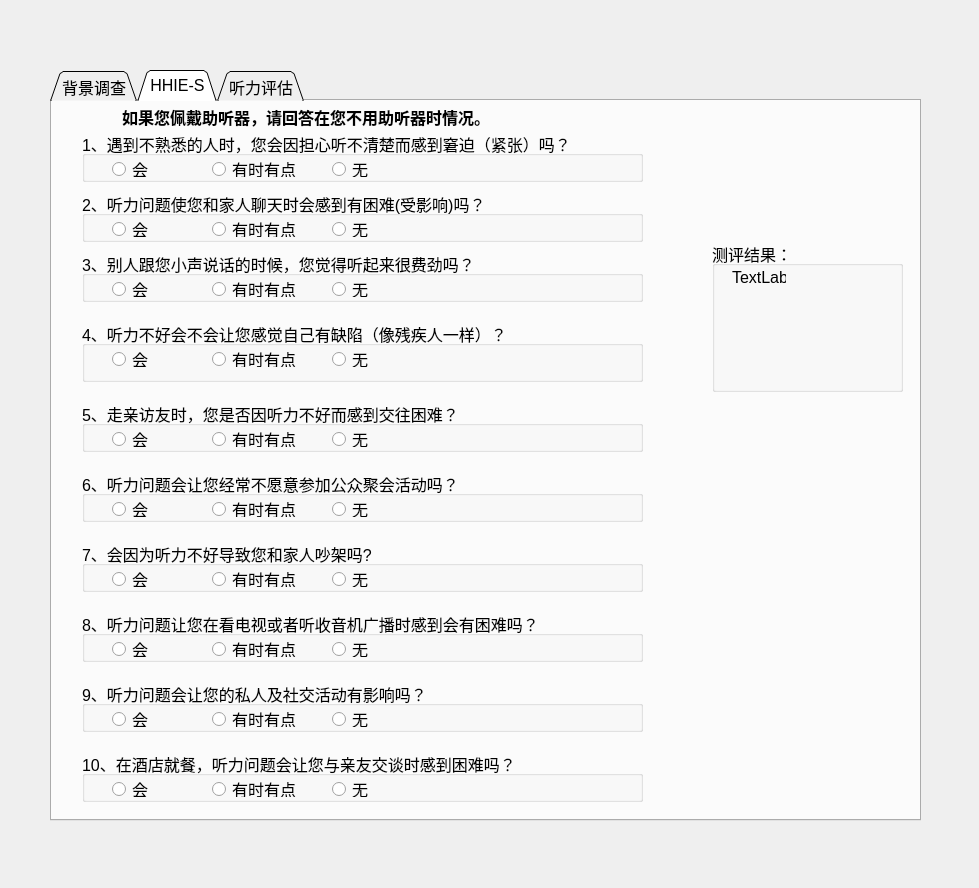
<?xml version="1.0" encoding="UTF-8"?>
<ui version="4.0">
 <class>Form</class>
 <widget class="QWidget" name="Form">
  <property name="geometry">
   <rect>
    <x>0</x>
    <y>0</y>
    <width>979</width>
    <height>888</height>
   </rect>
  </property>
  <property name="windowTitle">
   <string>Form</string>
  </property>
  <widget class="QTabWidget" name="tabWidget">
   <property name="geometry">
    <rect>
     <x>50</x>
     <y>70</y>
     <width>871</width>
     <height>751</height>
    </rect>
   </property>
   <property name="font">
    <font>
     <pointsize>12</pointsize>
     <kerning>true</kerning>
    </font>
   </property>
   <property name="mouseTracking">
    <bool>false</bool>
   </property>
   <property name="tabPosition">
    <enum>QTabWidget::North</enum>
   </property>
   <property name="tabShape">
    <enum>QTabWidget::Triangular</enum>
   </property>
   <property name="currentIndex">
    <number>1</number>
   </property>
   <property name="iconSize">
    <size>
     <width>16</width>
     <height>16</height>
    </size>
   </property>
   <widget class="QWidget" name="widget_2">
    <property name="font">
     <font>
      <pointsize>9</pointsize>
      <kerning>true</kerning>
     </font>
    </property>
    <property name="mouseTracking">
     <bool>true</bool>
    </property>
    <attribute name="title">
     <string>背景调查</string>
    </attribute>
    <widget class="QGroupBox" name="groupBox_2">
     <property name="geometry">
      <rect>
       <x>0</x>
       <y>20</y>
       <width>681</width>
       <height>641</height>
      </rect>
     </property>
     <property name="font">
      <font>
       <pointsize>13</pointsize>
      </font>
     </property>
     <property name="title">
      <string>老年人听力障碍调查表（HHIE）</string>
     </property>
     <widget class="QGroupBox" name="groupBox_3">
      <property name="geometry">
       <rect>
        <x>20</x>
        <y>50</y>
        <width>211</width>
        <height>58</height>
       </rect>
      </property>
      <property name="title">
       <string>居住地：</string>
      </property>
      <widget class="QRadioButton" name="radioButton">
       <property name="geometry">
        <rect>
         <x>10</x>
         <y>27</y>
         <width>57</width>
         <height>21</height>
        </rect>
       </property>
       <property name="text">
        <string>北京</string>
       </property>
      </widget>
      <widget class="QRadioButton" name="radioButton_2">
       <property name="geometry">
        <rect>
         <x>109</x>
         <y>27</y>
         <width>57</width>
         <height>21</height>
        </rect>
       </property>
       <property name="text">
        <string>外地</string>
       </property>
      </widget>
     </widget>
     <widget class="QGroupBox" name="groupBox_5">
      <property name="geometry">
       <rect>
        <x>360</x>
        <y>130</y>
        <width>241</width>
        <height>85</height>
       </rect>
      </property>
      <property name="title">
       <string>文化程度</string>
      </property>
      <layout class="QGridLayout" name="gridLayout_2">
       <item row="1" column="1">
        <widget class="QRadioButton" name="radioButton_9">
         <property name="text">
          <string>中专及以上</string>
         </property>
        </widget>
       </item>
       <item row="0" column="1">
        <widget class="QRadioButton" name="radioButton_8">
         <property name="text">
          <string>初中</string>
         </property>
        </widget>
       </item>
       <item row="1" column="0">
        <widget class="QRadioButton" name="radioButton_10">
         <property name="text">
          <string>高中</string>
         </property>
        </widget>
       </item>
       <item row="0" column="0">
        <widget class="QRadioButton" name="radioButton_7">
         <property name="text">
          <string>小学</string>
         </property>
        </widget>
       </item>
      </layout>
     </widget>
     <widget class="QGroupBox" name="groupBox_6">
      <property name="geometry">
       <rect>
        <x>20</x>
        <y>130</y>
        <width>211</width>
        <height>85</height>
       </rect>
      </property>
      <property name="title">
       <string>婚姻状况</string>
      </property>
      <widget class="QRadioButton" name="radioButton_11">
       <property name="geometry">
        <rect>
         <x>10</x>
         <y>27</y>
         <width>91</width>
         <height>21</height>
        </rect>
       </property>
       <property name="text">
        <string>配偶健在</string>
       </property>
      </widget>
      <widget class="QRadioButton" name="radioButton_12">
       <property name="geometry">
        <rect>
         <x>10</x>
         <y>54</y>
         <width>57</width>
         <height>21</height>
        </rect>
       </property>
       <property name="text">
        <string>丧偶</string>
       </property>
      </widget>
      <widget class="QRadioButton" name="radioButton_13">
       <property name="geometry">
        <rect>
         <x>110</x>
         <y>27</y>
         <width>57</width>
         <height>21</height>
        </rect>
       </property>
       <property name="text">
        <string>离异</string>
       </property>
      </widget>
     </widget>
     <widget class="QGroupBox" name="groupBox_7">
      <property name="geometry">
       <rect>
        <x>360</x>
        <y>50</y>
        <width>241</width>
        <height>58</height>
       </rect>
      </property>
      <property name="title">
       <string>居住状况</string>
      </property>
      <layout class="QGridLayout" name="gridLayout_4">
       <item row="0" column="0">
        <widget class="QRadioButton" name="radioButton_15">
         <property name="text">
          <string>独居</string>
         </property>
        </widget>
       </item>
       <item row="0" column="1">
        <widget class="QRadioButton" name="radioButton_17">
         <property name="text">
          <string>与子女同住</string>
         </property>
        </widget>
       </item>
      </layout>
     </widget>
     <widget class="QGroupBox" name="groupBox_8">
      <property name="geometry">
       <rect>
        <x>20</x>
        <y>240</y>
        <width>211</width>
        <height>58</height>
       </rect>
      </property>
      <property name="title">
       <string>是否有长期吸烟史</string>
      </property>
      <widget class="QRadioButton" name="radioButton_14">
       <property name="geometry">
        <rect>
         <x>10</x>
         <y>27</y>
         <width>40</width>
         <height>21</height>
        </rect>
       </property>
       <property name="text">
        <string>是</string>
       </property>
      </widget>
      <widget class="QRadioButton" name="radioButton_18">
       <property name="geometry">
        <rect>
         <x>110</x>
         <y>27</y>
         <width>40</width>
         <height>21</height>
        </rect>
       </property>
       <property name="text">
        <string>否</string>
       </property>
      </widget>
     </widget>
     <widget class="QGroupBox" name="groupBox_9">
      <property name="geometry">
       <rect>
        <x>360</x>
        <y>240</y>
        <width>241</width>
        <height>58</height>
       </rect>
      </property>
      <property name="title">
       <string>是否有长期饮酒史</string>
      </property>
      <widget class="QRadioButton" name="radioButton_20">
       <property name="geometry">
        <rect>
         <x>10</x>
         <y>27</y>
         <width>40</width>
         <height>21</height>
        </rect>
       </property>
       <property name="text">
        <string>是</string>
       </property>
      </widget>
      <widget class="QRadioButton" name="radioButton_22">
       <property name="geometry">
        <rect>
         <x>120</x>
         <y>27</y>
         <width>40</width>
         <height>21</height>
        </rect>
       </property>
       <property name="text">
        <string>否</string>
       </property>
      </widget>
     </widget>
     <widget class="QGroupBox" name="groupBox_10">
      <property name="geometry">
       <rect>
        <x>20</x>
        <y>330</y>
        <width>211</width>
        <height>58</height>
       </rect>
      </property>
      <property name="title">
       <string>家族是否有遗传性耳聋史</string>
      </property>
      <widget class="QRadioButton" name="radioButton_24">
       <property name="geometry">
        <rect>
         <x>10</x>
         <y>27</y>
         <width>40</width>
         <height>21</height>
        </rect>
       </property>
       <property name="text">
        <string>是</string>
       </property>
      </widget>
      <widget class="QRadioButton" name="radioButton_25">
       <property name="geometry">
        <rect>
         <x>110</x>
         <y>20</y>
         <width>40</width>
         <height>21</height>
        </rect>
       </property>
       <property name="text">
        <string>否</string>
       </property>
      </widget>
     </widget>
     <widget class="QGroupBox" name="groupBox_11">
      <property name="geometry">
       <rect>
        <x>360</x>
        <y>330</y>
        <width>241</width>
        <height>58</height>
       </rect>
      </property>
      <property name="title">
       <string>是否有长时间噪声接触史</string>
      </property>
      <widget class="QRadioButton" name="radioButton_26">
       <property name="geometry">
        <rect>
         <x>10</x>
         <y>27</y>
         <width>40</width>
         <height>21</height>
        </rect>
       </property>
       <property name="text">
        <string>是</string>
       </property>
      </widget>
      <widget class="QRadioButton" name="radioButton_27">
       <property name="geometry">
        <rect>
         <x>120</x>
         <y>27</y>
         <width>40</width>
         <height>21</height>
        </rect>
       </property>
       <property name="text">
        <string>否</string>
       </property>
      </widget>
     </widget>
     <widget class="QGroupBox" name="groupBox_12">
      <property name="geometry">
       <rect>
        <x>20</x>
        <y>420</y>
        <width>581</width>
        <height>58</height>
       </rect>
      </property>
      <property name="title">
       <string>是否使用过耳毒性药物（如庆大霉素，链霉素等）</string>
      </property>
      <widget class="QRadioButton" name="radioButton_28">
       <property name="geometry">
        <rect>
         <x>10</x>
         <y>27</y>
         <width>40</width>
         <height>21</height>
        </rect>
       </property>
       <property name="text">
        <string>是</string>
       </property>
      </widget>
      <widget class="QRadioButton" name="radioButton_29">
       <property name="geometry">
        <rect>
         <x>110</x>
         <y>27</y>
         <width>40</width>
         <height>21</height>
        </rect>
       </property>
       <property name="text">
        <string>否</string>
       </property>
      </widget>
     </widget>
     <widget class="QGroupBox" name="groupBox_13">
      <property name="geometry">
       <rect>
        <x>20</x>
        <y>510</y>
        <width>581</width>
        <height>58</height>
       </rect>
      </property>
      <property name="title">
       <string>是否有以下慢性病（可多选）</string>
      </property>
      <layout class="QHBoxLayout" name="horizontalLayout">
       <item>
        <widget class="QCheckBox" name="checkBox">
         <property name="text">
          <string>高血压</string>
         </property>
        </widget>
       </item>
       <item>
        <widget class="QCheckBox" name="checkBox_2">
         <property name="text">
          <string>高血脂</string>
         </property>
        </widget>
       </item>
       <item>
        <widget class="QCheckBox" name="checkBox_3">
         <property name="text">
          <string>糖尿病</string>
         </property>
        </widget>
       </item>
       <item>
        <widget class="QCheckBox" name="checkBox_4">
         <property name="text">
          <string>肿瘤</string>
         </property>
        </widget>
       </item>
       <item>
        <widget class="QCheckBox" name="checkBox_5">
         <property name="text">
          <string>心脑血管疾病</string>
         </property>
        </widget>
       </item>
      </layout>
     </widget>
    </widget>
   </widget>
   <widget class="QWidget" name="tab">
    <attribute name="title">
     <string>HHIE-S</string>
    </attribute>
    <widget class="QLabel" name="label_3">
     <property name="geometry">
      <rect>
       <x>70</x>
       <y>0</y>
       <width>441</width>
       <height>31</height>
      </rect>
     </property>
     <property name="font">
      <font>
       <pointsize>12</pointsize>
       <weight>75</weight>
       <bold>true</bold>
       <kerning>true</kerning>
      </font>
     </property>
     <property name="text">
      <string>如果您佩戴助听器，请回答在您不用助听器时情况。</string>
     </property>
     <property name="textFormat">
      <enum>Qt::AutoText</enum>
     </property>
    </widget>
    <widget class="QGroupBox" name="groupBox_14">
     <property name="geometry">
      <rect>
       <x>30</x>
       <y>30</y>
       <width>561</width>
       <height>51</height>
      </rect>
     </property>
     <property name="title">
      <string>1、遇到不熟悉的人时，您会因担心听不清楚而感到窘迫（紧张）吗？</string>
     </property>
     <widget class="QRadioButton" name="radioButton_30">
      <property name="geometry">
       <rect>
        <x>30</x>
        <y>30</y>
        <width>89</width>
        <height>16</height>
       </rect>
      </property>
      <property name="text">
       <string>会</string>
      </property>
     </widget>
     <widget class="QRadioButton" name="radioButton_31">
      <property name="geometry">
       <rect>
        <x>130</x>
        <y>30</y>
        <width>89</width>
        <height>16</height>
       </rect>
      </property>
      <property name="text">
       <string>有时有点</string>
      </property>
     </widget>
     <widget class="QRadioButton" name="radioButton_32">
      <property name="geometry">
       <rect>
        <x>250</x>
        <y>30</y>
        <width>89</width>
        <height>16</height>
       </rect>
      </property>
      <property name="text">
       <string>无</string>
      </property>
     </widget>
    </widget>
    <widget class="QGroupBox" name="groupBox_15">
     <property name="geometry">
      <rect>
       <x>30</x>
       <y>90</y>
       <width>561</width>
       <height>51</height>
      </rect>
     </property>
     <property name="title">
      <string>2、听力问题使您和家人聊天时会感到有困难(受影响)吗？</string>
     </property>
     <widget class="QRadioButton" name="radioButton_33">
      <property name="geometry">
       <rect>
        <x>30</x>
        <y>30</y>
        <width>89</width>
        <height>16</height>
       </rect>
      </property>
      <property name="text">
       <string>会</string>
      </property>
     </widget>
     <widget class="QRadioButton" name="radioButton_34">
      <property name="geometry">
       <rect>
        <x>130</x>
        <y>30</y>
        <width>89</width>
        <height>16</height>
       </rect>
      </property>
      <property name="text">
       <string>有时有点</string>
      </property>
     </widget>
     <widget class="QRadioButton" name="radioButton_35">
      <property name="geometry">
       <rect>
        <x>250</x>
        <y>30</y>
        <width>89</width>
        <height>16</height>
       </rect>
      </property>
      <property name="text">
       <string>无</string>
      </property>
     </widget>
    </widget>
    <widget class="QGroupBox" name="groupBox_16">
     <property name="geometry">
      <rect>
       <x>30</x>
       <y>150</y>
       <width>561</width>
       <height>51</height>
      </rect>
     </property>
     <property name="title">
      <string>3、别人跟您小声说话的时候，您觉得听起来很费劲吗？</string>
     </property>
     <widget class="QRadioButton" name="radioButton_36">
      <property name="geometry">
       <rect>
        <x>30</x>
        <y>30</y>
        <width>89</width>
        <height>16</height>
       </rect>
      </property>
      <property name="text">
       <string>会</string>
      </property>
     </widget>
     <widget class="QRadioButton" name="radioButton_37">
      <property name="geometry">
       <rect>
        <x>130</x>
        <y>30</y>
        <width>89</width>
        <height>16</height>
       </rect>
      </property>
      <property name="text">
       <string>有时有点</string>
      </property>
     </widget>
     <widget class="QRadioButton" name="radioButton_38">
      <property name="geometry">
       <rect>
        <x>250</x>
        <y>30</y>
        <width>89</width>
        <height>16</height>
       </rect>
      </property>
      <property name="text">
       <string>无</string>
      </property>
     </widget>
    </widget>
    <widget class="QGroupBox" name="groupBox_18">
     <property name="geometry">
      <rect>
       <x>30</x>
       <y>220</y>
       <width>561</width>
       <height>61</height>
      </rect>
     </property>
     <property name="title">
      <string>4、听力不好会不会让您感觉自己有缺陷（像残疾人一样）？</string>
     </property>
     <widget class="QRadioButton" name="radioButton_42">
      <property name="geometry">
       <rect>
        <x>30</x>
        <y>30</y>
        <width>89</width>
        <height>16</height>
       </rect>
      </property>
      <property name="text">
       <string>会</string>
      </property>
     </widget>
     <widget class="QRadioButton" name="radioButton_43">
      <property name="geometry">
       <rect>
        <x>130</x>
        <y>30</y>
        <width>89</width>
        <height>16</height>
       </rect>
      </property>
      <property name="text">
       <string>有时有点</string>
      </property>
     </widget>
     <widget class="QRadioButton" name="radioButton_44">
      <property name="geometry">
       <rect>
        <x>250</x>
        <y>30</y>
        <width>89</width>
        <height>16</height>
       </rect>
      </property>
      <property name="text">
       <string>无</string>
      </property>
     </widget>
    </widget>
    <widget class="QGroupBox" name="groupBox_20">
     <property name="geometry">
      <rect>
       <x>30</x>
       <y>300</y>
       <width>561</width>
       <height>51</height>
      </rect>
     </property>
     <property name="title">
      <string>5、走亲访友时，您是否因听力不好而感到交往困难？</string>
     </property>
     <widget class="QRadioButton" name="radioButton_48">
      <property name="geometry">
       <rect>
        <x>30</x>
        <y>30</y>
        <width>89</width>
        <height>16</height>
       </rect>
      </property>
      <property name="text">
       <string>会</string>
      </property>
     </widget>
     <widget class="QRadioButton" name="radioButton_49">
      <property name="geometry">
       <rect>
        <x>130</x>
        <y>30</y>
        <width>89</width>
        <height>16</height>
       </rect>
      </property>
      <property name="text">
       <string>有时有点</string>
      </property>
     </widget>
     <widget class="QRadioButton" name="radioButton_50">
      <property name="geometry">
       <rect>
        <x>250</x>
        <y>30</y>
        <width>89</width>
        <height>16</height>
       </rect>
      </property>
      <property name="text">
       <string>无</string>
      </property>
     </widget>
    </widget>
    <widget class="QGroupBox" name="groupBox_21">
     <property name="geometry">
      <rect>
       <x>30</x>
       <y>370</y>
       <width>561</width>
       <height>51</height>
      </rect>
     </property>
     <property name="title">
      <string>6、听力问题会让您经常不愿意参加公众聚会活动吗？</string>
     </property>
     <widget class="QRadioButton" name="radioButton_51">
      <property name="geometry">
       <rect>
        <x>30</x>
        <y>30</y>
        <width>89</width>
        <height>16</height>
       </rect>
      </property>
      <property name="text">
       <string>会</string>
      </property>
     </widget>
     <widget class="QRadioButton" name="radioButton_52">
      <property name="geometry">
       <rect>
        <x>130</x>
        <y>30</y>
        <width>89</width>
        <height>16</height>
       </rect>
      </property>
      <property name="text">
       <string>有时有点</string>
      </property>
     </widget>
     <widget class="QRadioButton" name="radioButton_53">
      <property name="geometry">
       <rect>
        <x>250</x>
        <y>30</y>
        <width>89</width>
        <height>16</height>
       </rect>
      </property>
      <property name="text">
       <string>无</string>
      </property>
     </widget>
    </widget>
    <widget class="QGroupBox" name="groupBox_22">
     <property name="geometry">
      <rect>
       <x>30</x>
       <y>440</y>
       <width>561</width>
       <height>51</height>
      </rect>
     </property>
     <property name="title">
      <string>7、会因为听力不好导致您和家人吵架吗?</string>
     </property>
     <widget class="QRadioButton" name="radioButton_54">
      <property name="geometry">
       <rect>
        <x>30</x>
        <y>30</y>
        <width>89</width>
        <height>16</height>
       </rect>
      </property>
      <property name="text">
       <string>会</string>
      </property>
     </widget>
     <widget class="QRadioButton" name="radioButton_55">
      <property name="geometry">
       <rect>
        <x>130</x>
        <y>30</y>
        <width>89</width>
        <height>16</height>
       </rect>
      </property>
      <property name="text">
       <string>有时有点</string>
      </property>
     </widget>
     <widget class="QRadioButton" name="radioButton_56">
      <property name="geometry">
       <rect>
        <x>250</x>
        <y>30</y>
        <width>89</width>
        <height>16</height>
       </rect>
      </property>
      <property name="text">
       <string>无</string>
      </property>
     </widget>
    </widget>
    <widget class="QGroupBox" name="groupBox_23">
     <property name="geometry">
      <rect>
       <x>30</x>
       <y>510</y>
       <width>561</width>
       <height>51</height>
      </rect>
     </property>
     <property name="title">
      <string>8、听力问题让您在看电视或者听收音机广播时感到会有困难吗？</string>
     </property>
     <widget class="QRadioButton" name="radioButton_57">
      <property name="geometry">
       <rect>
        <x>30</x>
        <y>30</y>
        <width>89</width>
        <height>16</height>
       </rect>
      </property>
      <property name="text">
       <string>会</string>
      </property>
     </widget>
     <widget class="QRadioButton" name="radioButton_58">
      <property name="geometry">
       <rect>
        <x>130</x>
        <y>30</y>
        <width>89</width>
        <height>16</height>
       </rect>
      </property>
      <property name="text">
       <string>有时有点</string>
      </property>
     </widget>
     <widget class="QRadioButton" name="radioButton_59">
      <property name="geometry">
       <rect>
        <x>250</x>
        <y>30</y>
        <width>89</width>
        <height>16</height>
       </rect>
      </property>
      <property name="text">
       <string>无</string>
      </property>
     </widget>
    </widget>
    <widget class="QGroupBox" name="groupBox_24">
     <property name="geometry">
      <rect>
       <x>30</x>
       <y>580</y>
       <width>561</width>
       <height>51</height>
      </rect>
     </property>
     <property name="title">
      <string>9、听力问题会让您的私人及社交活动有影响吗？</string>
     </property>
     <widget class="QRadioButton" name="radioButton_60">
      <property name="geometry">
       <rect>
        <x>30</x>
        <y>30</y>
        <width>89</width>
        <height>16</height>
       </rect>
      </property>
      <property name="text">
       <string>会</string>
      </property>
     </widget>
     <widget class="QRadioButton" name="radioButton_61">
      <property name="geometry">
       <rect>
        <x>130</x>
        <y>30</y>
        <width>89</width>
        <height>16</height>
       </rect>
      </property>
      <property name="text">
       <string>有时有点</string>
      </property>
     </widget>
     <widget class="QRadioButton" name="radioButton_62">
      <property name="geometry">
       <rect>
        <x>250</x>
        <y>30</y>
        <width>89</width>
        <height>16</height>
       </rect>
      </property>
      <property name="text">
       <string>无</string>
      </property>
     </widget>
    </widget>
    <widget class="QGroupBox" name="groupBox_25">
     <property name="geometry">
      <rect>
       <x>30</x>
       <y>650</y>
       <width>561</width>
       <height>51</height>
      </rect>
     </property>
     <property name="title">
      <string>10、在酒店就餐，听力问题会让您与亲友交谈时感到困难吗？</string>
     </property>
     <widget class="QRadioButton" name="radioButton_63">
      <property name="geometry">
       <rect>
        <x>30</x>
        <y>30</y>
        <width>89</width>
        <height>16</height>
       </rect>
      </property>
      <property name="text">
       <string>会</string>
      </property>
     </widget>
     <widget class="QRadioButton" name="radioButton_64">
      <property name="geometry">
       <rect>
        <x>130</x>
        <y>30</y>
        <width>89</width>
        <height>16</height>
       </rect>
      </property>
      <property name="text">
       <string>有时有点</string>
      </property>
     </widget>
     <widget class="QRadioButton" name="radioButton_65">
      <property name="geometry">
       <rect>
        <x>250</x>
        <y>30</y>
        <width>89</width>
        <height>16</height>
       </rect>
      </property>
      <property name="text">
       <string>无</string>
      </property>
     </widget>
    </widget>
    <widget class="QGroupBox" name="groupBox_27">
     <property name="geometry">
      <rect>
       <x>660</x>
       <y>140</y>
       <width>191</width>
       <height>151</height>
      </rect>
     </property>
     <property name="title">
      <string>测评结果：</string>
     </property>
     <widget class="QLabel" name="label_6">
      <property name="geometry">
       <rect>
        <x>20</x>
        <y>30</y>
        <width>54</width>
        <height>12</height>
       </rect>
      </property>
      <property name="text">
       <string>TextLabel</string>
      </property>
     </widget>
    </widget>
   </widget>
   <widget class="QWidget" name="tab_2">
    <attribute name="title">
     <string>听力评估</string>
    </attribute>
    <widget class="QGroupBox" name="groupBox_17">
     <property name="geometry">
      <rect>
       <x>20</x>
       <y>70</y>
       <width>831</width>
       <height>121</height>
      </rect>
     </property>
     <property name="title">
      <string>PTA</string>
     </property>
     <widget class="QTableWidget" name="tableWidget">
      <property name="geometry">
       <rect>
        <x>0</x>
        <y>20</y>
        <width>821</width>
        <height>91</height>
       </rect>
      </property>
      <property name="lineWidth">
       <number>1</number>
      </property>
      <property name="midLineWidth">
       <number>0</number>
      </property>
      <property name="textElideMode">
       <enum>Qt::ElideRight</enum>
      </property>
      <property name="showGrid">
       <bool>true</bool>
      </property>
      <property name="gridStyle">
       <enum>Qt::SolidLine</enum>
      </property>
      <property name="sortingEnabled">
       <bool>false</bool>
      </property>
      <property name="wordWrap">
       <bool>true</bool>
      </property>
      <property name="cornerButtonEnabled">
       <bool>true</bool>
      </property>
      <property name="columnCount">
       <number>8</number>
      </property>
      <row>
       <property name="text">
        <string>R</string>
       </property>
      </row>
      <row>
       <property name="text">
        <string>L</string>
       </property>
      </row>
      <column>
       <property name="text">
        <string>0.25 kHZ</string>
       </property>
      </column>
      <column>
       <property name="text">
        <string>0.5 kHZ</string>
       </property>
      </column>
      <column>
       <property name="text">
        <string>1 kHZ</string>
       </property>
      </column>
      <column>
       <property name="text">
        <string>2 kHZ</string>
       </property>
      </column>
      <column>
       <property name="text">
        <string>3 kHZ</string>
       </property>
      </column>
      <column>
       <property name="text">
        <string>4 kHZ</string>
       </property>
      </column>
      <column>
       <property name="text">
        <string>6 kHZ</string>
       </property>
      </column>
      <column>
       <property name="text">
        <string>8 kHZ</string>
       </property>
      </column>
     </widget>
    </widget>
    <widget class="QGroupBox" name="groupBox_19">
     <property name="geometry">
      <rect>
       <x>20</x>
       <y>250</y>
       <width>831</width>
       <height>141</height>
      </rect>
     </property>
     <property name="title">
      <string>DPOAE</string>
     </property>
     <widget class="QTableWidget" name="tableWidget_5">
      <property name="geometry">
       <rect>
        <x>10</x>
        <y>30</y>
        <width>621</width>
        <height>91</height>
       </rect>
      </property>
      <row>
       <property name="text">
        <string>R</string>
       </property>
      </row>
      <row>
       <property name="text">
        <string>L</string>
       </property>
      </row>
      <column>
       <property name="text">
        <string>0.75 kHZ</string>
       </property>
      </column>
      <column>
       <property name="text">
        <string>1 kHZ</string>
       </property>
      </column>
      <column>
       <property name="text">
        <string>2 kHZ</string>
       </property>
      </column>
      <column>
       <property name="text">
        <string>4 kHZ</string>
       </property>
      </column>
      <column>
       <property name="text">
        <string>6 kHZ</string>
       </property>
      </column>
      <column>
       <property name="text">
        <string>8 kHZ</string>
       </property>
      </column>
     </widget>
    </widget>
    <widget class="QGroupBox" name="groupBox_26">
     <property name="geometry">
      <rect>
       <x>20</x>
       <y>460</y>
       <width>831</width>
       <height>131</height>
      </rect>
     </property>
     <property name="title">
      <string>声导抗 </string>
     </property>
     <widget class="QTableWidget" name="tableWidget_4">
      <property name="geometry">
       <rect>
        <x>10</x>
        <y>30</y>
        <width>431</width>
        <height>91</height>
       </rect>
      </property>
      <row>
       <property name="text">
        <string>R</string>
       </property>
      </row>
      <row>
       <property name="text">
        <string>L</string>
       </property>
      </row>
      <column>
       <property name="text">
        <string>鼓室图类型</string>
       </property>
      </column>
      <column>
       <property name="text">
        <string>峰压值</string>
       </property>
      </column>
      <column>
       <property name="text">
        <string>声顺</string>
       </property>
      </column>
      <column>
       <property name="text">
        <string>耳道容积</string>
       </property>
      </column>
     </widget>
    </widget>
   </widget>
  </widget>
 </widget>
 <resources/>
 <connections/>
</ui>
